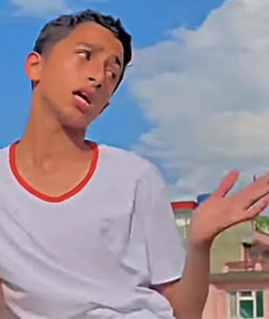
#> input picture image.png, 269 x 319 px
$ python Cropping.py
#> lines starting #> are read from the running program, lines starting #| are printed output that depends on the picture
import cv2

# Read image
image = cv2.imread("image.png")
#> image is the input picture: shape (319, 269, 3); mean B, G, R 157.3, 146, 154.8

#cropped_image=image[startY:endY,startX:endX]
#we will do this using slicing ->when we want to extrACT ONLY A SMALL PART FROM BIG IMAGE
#image is a grid xaxis=colums(left to right) and siumilarly y axis (top to bottom)
cropped_image=image[20:100,30:70]
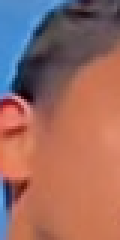
#> cropped_image: shape (80, 40, 3) (shown 3 times larger); mean B, G, R 98.2, 106.1, 153.6
cv2.imshow("Cropped Image", cropped_image)

# Wait until key is pressed
cv2.waitKey(0)

# Close window
cv2.destroyAllWindows()

$ run again, with person.png copied over image.png
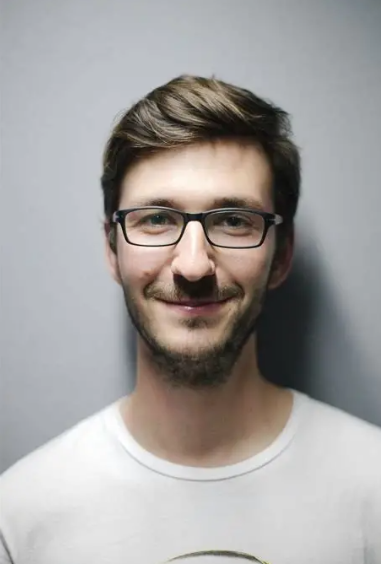
#> input picture person.png, 381 x 564 px
#> image is the input picture: shape (564, 381, 3); mean B, G, R 158.4, 159.9, 162.9
#> `cropped_image=image[20:100,30:70]`:
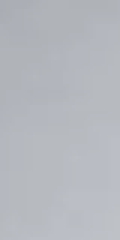
#> cropped_image: shape (80, 40, 3) (shown 3 times larger); mean B, G, R 190.3, 184.7, 181
